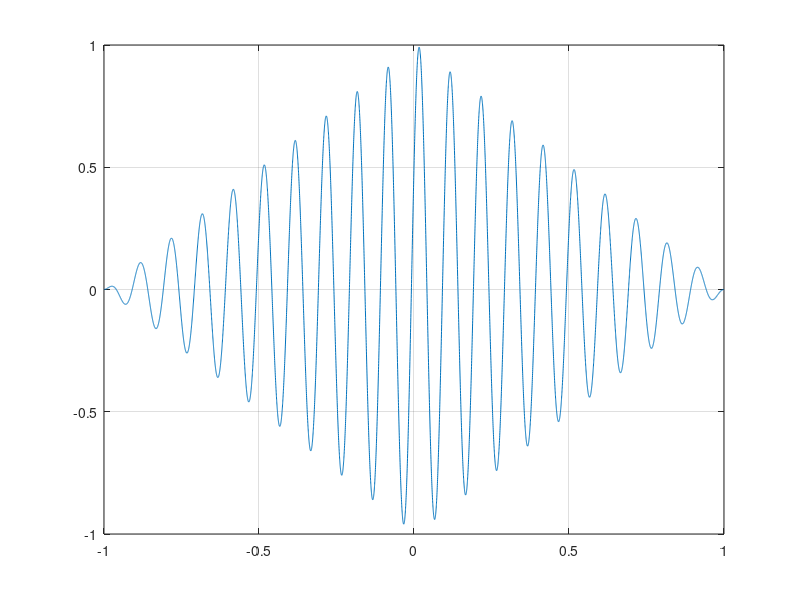
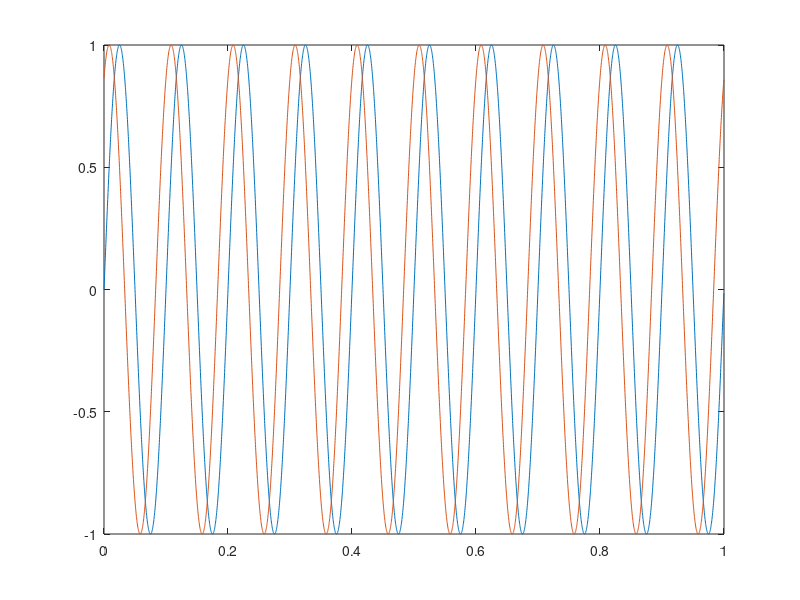

These figures' MATLAB source, in order:
clc
clear 
close all
N=4000;%8192*2-1;
fs=4000;
dt=1/fs;
t = [0:N-1]*dt;
f = 10.0;
s1 = sin(2*pi*f*t+0*pi/180);
s2 = sin(2*pi*f*t-300*pi/180);
x = xcorr(s1,s2,'coeff');
tx = [-N+1:N-1]*dt;
plot(tx,x);grid on; zoom on;
[m,n]=max(x);
jiao=tx(n)*360*f;
% if jiao<-180
%     jiao=jiao-360;
% end
% if jiao>180
%     jiao=jiao-360;
% end

jiao
figure;
plot(t,s1,t,s2);